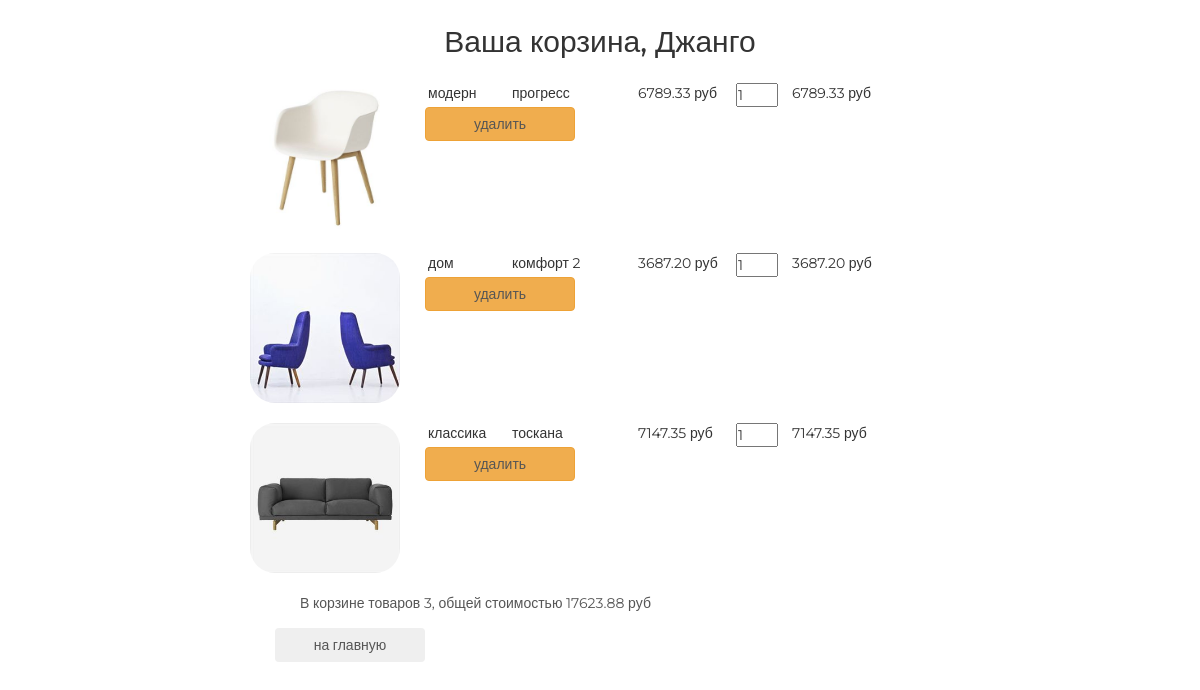
Page /basket/ (signed in) on the committed database.
### authapp/models.py (models this page shows)
class ShopUser(AbstractUser):
    avatar = models.ImageField(upload_to='users_avatars', blank=True, verbose_name='аватарка')
    age = models.PositiveSmallIntegerField(verbose_name='возраст')

### basketapp/models.py (models this page shows)
class Basket(models.Model):
    user = models.ForeignKey(settings.AUTH_USER_MODEL, on_delete=models.CASCADE, verbose_name='пользователь')
    product = models.ForeignKey(Product, on_delete=models.CASCADE, verbose_name='товар')
    quantity = models.PositiveIntegerField(default=0, verbose_name='количество')
    add_datetime = models.DateTimeField(auto_now_add=True)
    @property
    def product_cost(self):
        return self.product.price * self.quantity
    @property
    def total_quantity(self):
        _items = Basket.objects.filter(user=self.user)
        _totalquantity = sum(list(map(lambda x: x.quantity, _items)))
        return _totalquantity
    @property
    def total_cost(self):
        _items = Basket.objects.filter(user=self.user)
        _totalcost = sum(list(map(lambda x: x.product_cost, _items)))
        return _totalcost

### mainapp/models.py (models this page shows, shortened)
class Product(models.Model):
    category = models.ForeignKey(ProductCategory, on_delete=models.CASCADE)
    name = models.CharField(verbose_name='имя продукта', max_length=128)
    image = models.ImageField(upload_to='products_images', blank=True)
    short_desc = models.CharField(max_length=128, verbose_name='краткое описание', blank=True)
    description = models.TextField(verbose_name='описание продукта', blank=True)
    price = models.DecimalField(verbose_name='цена продукта', max_digits=8, decimal_places=2, default=0)
    quantity = models.PositiveIntegerField(verbose_name='колличество на складе', default=0)
    is_active = models.BooleanField(default=True)
    class Meta:
        verbose_name = 'товар'
        verbose_name_plural = 'товары'

class ProductCategory(models.Model):
    name = models.CharField(max_length=64, unique=True, verbose_name='название категории')
    description = models.TextField(blank=True, verbose_name='описание категории')
    is_active = models.BooleanField(default=True)
    class Meta:
        verbose_name = 'категория(ю)'
        verbose_name_plural = 'категории'

### basketapp/views.py (the view)
# urls.py: path('', basketapp.basket, name='basket'),
@login_required
def basket(request):
    content = {
        'basket_items': Basket.objects.filter(user=request.user)
    }
    return render(request, 'basketapp/basket.html', content)

### basketapp/templates/basketapp/basket.html
{% extends 'basketapp/base.html' %}
{% load static %}
{% block content %}
  <div class="basket_list">
    {% include 'basketapp/includes/inc_basket_list.html' %}
  </div>
  <button class="btn btn-round">
  <a href="{% url 'main' %}">на главную</a>
  </button>
{% endblock %}

### basketapp/templates/basketapp/base.html (shortened to what this page needs)
<!DOCTYPE html>
{% load static %}
<html>
<head>
  {% block css %}
    <link rel="stylesheet" href="{% static 'css/bootstrap.min.css' %}">
    <link rel="stylesheet" href="{% static 'style.css' %}">
    <link rel="stylesheet" href="{% static 'fonts/font-awesome/css/font-awesome.css' %}">
  {% endblock %}
</head>
<body>
  <div class="basket_container">
    <div class="h2 text-center head">
      Ваша корзина,
      {% if user.first_name %}
        {{ user.first_name|title}}
      {% else %}
        Пользователь
      {% endif %}
    </div>
    {% block content %}
    {% endblock %}
  </div>
</body>
</html>

### basketapp/templates/basketapp/includes/inc_basket_list.html
{% for item in basket_items %}
<div class="basket_record">
  <img src="/media/{{ item.product.image }}" alt="{{ item.product.short_desc }}">
  <span class="category_name">{{ item.product.category.name }}</span>
  <span class="product_name">{{ item.product.name }}</span>
  <span class="product_price">{{ item.product.price }}&nbspруб</span>
  <input type="number" name="{{ item.pk }}"
                       min="0"
                       value="{{ item.quantity }}">
  <span class="product_cost">{{ item.product_cost }}&nbspруб</span>
  <button class="btn btn-warning">
    <a href="{% url 'basket:remove' item.pk %}" class="">
      удалить
    </a>
  </button>
</div>
{% endfor %}
{% if basket_items %}
<div class="basket_summary">
  В корзине товаров {{ basket_items.0.total_quantity }}, общей стоимостью
            {{ basket_items.0.total_cost }} руб
</div>
{% else %}
  <div class="basket_summary">
  В корзине пока нет товаров.
</div>
{% endif %}

### static/style.css (style rules this page uses)
* { margin: 0; padding: 0; }
body { font-family: 'Montserrat', sans-serif; }
html, body { height: 100%; }
.basket_container { margin: 25px auto; width: 700px; }
.basket_list input[type="number"] { width: 3em; position: relative; display: block; float: left; }
.basket_list span.category_name { margin-left: 2em; width: 5em; position: relative; display: block; float: left; }
.basket_list span.product_name { margin-left: 1em; width: 8em; position: relative; display: block; float: left; }
.basket_list span.product_price { margin-left: 1em; width: 7em; position: relative; display: block; float: left; }
.basket_list span.product_cost { margin-left: 1em; width: 7em; position: relative; display: block; float: left; }
.basket_list .basket_record { position: relative; display: block; height: 170px; float: none; }
.basket_container .head { margin: 25px auto; }
.basket_container button { margin-left: 25px; width: 150px; display: block; float: left; }
.basket_container button a { text-decoration: none; color: #555; }
.basket_container img { display: block; float: left; width: 150px; border-radius: 25px; }
.basket_container .basket_summary { display: block; margin-left: 50px; margin-bottom: 15px; color: #555; }

### rows in the picture
ShopUser: first_name "Джанго"
Basket: product.image (picture), product.category.name "модерн", product.name "прогресс", product.price "6789.33", quantity "1", product_cost "6789.33", user+quantity "3", user+product+quantity "17623.88"
Basket: product.image (picture), product.category.name "дом", product.name "комфорт 2", product.price "3687.20", quantity "1", product_cost "3687.20"
Basket: product.image (picture), product.category.name "классика", product.name "тоскана", product.price "7147.35", quantity "1", product_cost "7147.35"
